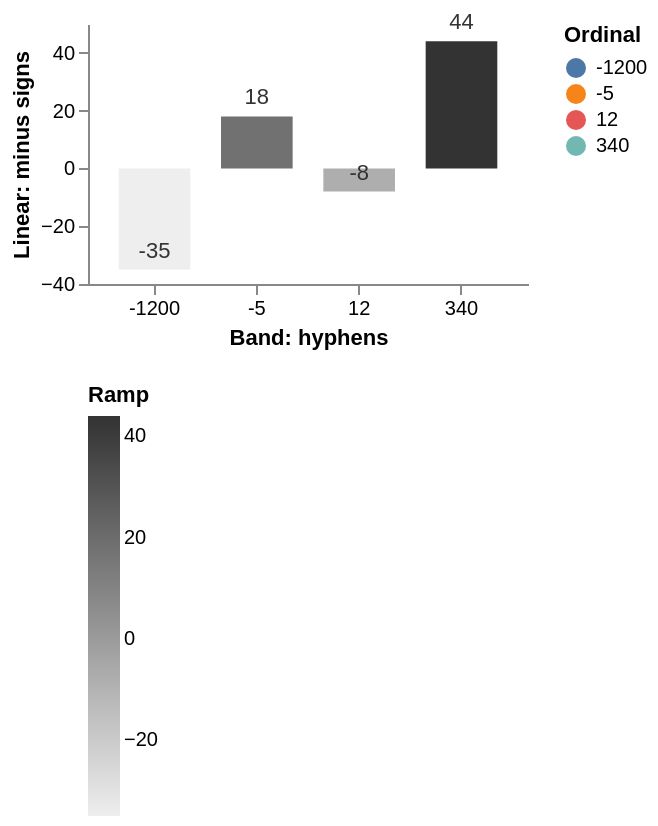

Write the Vega-Lite specification saved for this chart.
### Vega specification from a JSON file in a GitHub repository (floating-point values rounded to 4 significant figures)
{"$schema": "https://vega.github.io/schema/vega/v6.json", "description": "Where the minus sign applies and where it does not: a linear axis and a gradient legend sign their negatives with U+2212, while a band axis, an ordinal legend and a text mark keep the hyphen JavaScript gives them.", "width": 220, "height": 130, "padding": 5, "data": [{"name": "table", "values": [{"tier": -1200, "v": -35, "label": "cold"}, {"tier": -5, "v": 18, "label": "mild"}, {"tier": 12, "v": -8, "label": "warm"}, {"tier": 340, "v": 44, "label": "hot"}]}], "scales": [{"name": "x", "type": "band", "domain": {"data": "table", "field": "tier"}, "range": "width", "padding": 0.3}, {"name": "y", "type": "linear", "domain": {"data": "table", "field": "v"}, "range": "height", "nice": true}, {"name": "swatch", "type": "ordinal", "domain": {"data": "table", "field": "tier"}, "range": {"scheme": "tableau10"}}, {"name": "ramp", "type": "linear", "domain": {"data": "table", "field": "v"}, "range": ["#eeeeee", "#333333"]}], "axes": [{"orient": "bottom", "scale": "x", "title": "Band: hyphens"}, {"orient": "left", "scale": "y", "tickCount": 5, "title": "Linear: minus signs"}], "legends": [{"fill": "swatch", "title": "Ordinal", "orient": "right"}, {"fill": "ramp", "type": "gradient", "title": "Ramp", "orient": "bottom", "tickCount": 4}], "marks": [{"type": "rect", "from": {"data": "table"}, "encode": {"enter": {"x": {"scale": "x", "field": "tier"}, "width": {"scale": "x", "band": 1}, "y": {"scale": "y", "field": "v"}, "y2": {"scale": "y", "value": 0}, "fill": {"scale": "ramp", "field": "v"}}}}, {"type": "text", "from": {"data": "table"}, "encode": {"enter": {"x": {"scale": "x", "field": "tier", "band": 0.5}, "y": {"scale": "y", "field": "v"}, "dy": {"value": -4}, "text": {"field": "v"}, "align": {"value": "center"}, "baseline": {"value": "bottom"}, "fill": {"value": "#333333"}}}}]}
